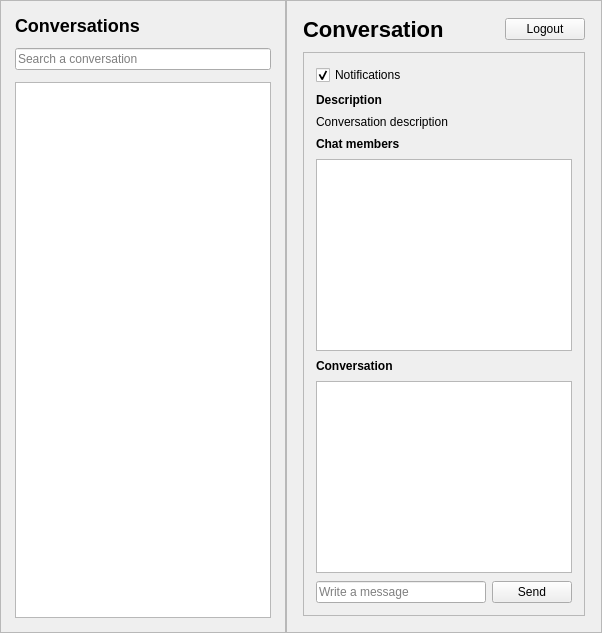
<?xml version="1.0" encoding="UTF-8"?>
<ui version="4.0">
 <class>HomePage</class>
 <widget class="QWidget" name="HomePage">
  <layout class="QHBoxLayout" name="hlRoot">
   <property name="spacing">
    <number>0</number>
   </property>
   <property name="leftMargin">
    <number>0</number>
   </property>
   <property name="topMargin">
    <number>0</number>
   </property>
   <property name="rightMargin">
    <number>0</number>
   </property>
   <property name="bottomMargin">
    <number>0</number>
   </property>
   <item>
    <widget class="QFrame" name="sidebarFrame">
     <property name="minimumWidth">
      <number>320</number>
     </property>
     <property name="maximumWidth">
      <number>380</number>
     </property>
     <property name="frameShape">
      <enum>QFrame::StyledPanel</enum>
     </property>
     <layout class="QVBoxLayout" name="vlSidebar">
      <property name="leftMargin">
       <number>14</number>
      </property>
      <property name="topMargin">
       <number>14</number>
      </property>
      <property name="rightMargin">
       <number>14</number>
      </property>
      <property name="bottomMargin">
       <number>14</number>
      </property>
      <property name="spacing">
       <number>12</number>
      </property>
      <item>
       <widget class="QLabel" name="lblSidebarTitle">
        <property name="text">
         <string>Conversations</string>
        </property>
        <property name="styleSheet">
         <string notr="true">QLabel{font-size:18px;font-weight:600;}</string>
        </property>
       </widget>
      </item>
      <item>
       <widget class="QLineEdit" name="editSearch">
        <property name="placeholderText">
         <string>Search a conversation</string>
        </property>
       </widget>
      </item>
      <item>
       <widget class="QListWidget" name="listConversations">
        <property name="alternatingRowColors">
         <bool>true</bool>
        </property>
        <property name="selectionMode">
         <enum>QAbstractItemView::SingleSelection</enum>
        </property>
       </widget>
      </item>
     </layout>
    </widget>
   </item>
   <item>
    <widget class="QFrame" name="contentFrame">
     <property name="frameShape">
      <enum>QFrame::StyledPanel</enum>
     </property>
     <layout class="QVBoxLayout" name="vlContent">
      <property name="leftMargin">
       <number>16</number>
      </property>
      <property name="topMargin">
       <number>16</number>
      </property>
      <property name="rightMargin">
       <number>16</number>
      </property>
      <property name="bottomMargin">
       <number>16</number>
      </property>
      <property name="spacing">
       <number>10</number>
      </property>
      <item>
       <widget class="QWidget" name="headerRow">
        <layout class="QHBoxLayout" name="hlHeader">
         <property name="leftMargin">
          <number>0</number>
         </property>
         <property name="topMargin">
          <number>0</number>
         </property>
         <property name="rightMargin">
          <number>0</number>
         </property>
         <property name="bottomMargin">
          <number>0</number>
         </property>
         <item>
          <widget class="QLabel" name="lblConversationTitle">
           <property name="text">
            <string>Conversation</string>
           </property>
           <property name="styleSheet">
            <string notr="true">QLabel{font-size:22px;font-weight:600;}</string>
           </property>
          </widget>
         </item>
         <item>
          <spacer name="spHeader">
           <property name="orientation">
            <enum>Qt::Horizontal</enum>
           </property>
           <property name="sizeHint" stdset="0">
            <size>
             <width>40</width>
             <height>20</height>
            </size>
           </property>
          </spacer>
         </item>
         <item>
          <widget class="QPushButton" name="btnLogout">
           <property name="text">
            <string>Logout</string>
           </property>
          </widget>
         </item>
        </layout>
       </widget>
      </item>
      <item>
       <widget class="QFrame" name="detailsFrame">
        <property name="frameShape">
         <enum>QFrame::StyledPanel</enum>
        </property>
        <layout class="QVBoxLayout" name="vlDetails">
         <property name="leftMargin">
          <number>12</number>
         </property>
         <property name="topMargin">
          <number>12</number>
         </property>
         <property name="rightMargin">
          <number>12</number>
         </property>
         <property name="bottomMargin">
          <number>12</number>
         </property>
         <property name="spacing">
          <number>8</number>
         </property>
         <item>
          <widget class="QCheckBox" name="chkNotifications">
           <property name="text">
            <string>Notifications</string>
           </property>
           <property name="checked">
            <bool>true</bool>
           </property>
          </widget>
         </item>
         <item>
          <widget class="QLabel" name="lblDescriptionTitle">
           <property name="text">
            <string>Description</string>
           </property>
           <property name="styleSheet">
            <string notr="true">QLabel{font-weight:600;}</string>
           </property>
          </widget>
         </item>
         <item>
          <widget class="QLabel" name="lblDescriptionValue">
           <property name="text">
            <string>Conversation description</string>
           </property>
           <property name="wordWrap">
            <bool>true</bool>
           </property>
          </widget>
         </item>
         <item>
          <widget class="QLabel" name="lblMembersTitle">
           <property name="text">
            <string>Chat members</string>
           </property>
           <property name="styleSheet">
            <string notr="true">QLabel{font-weight:600;}</string>
           </property>
          </widget>
         </item>
         <item>
          <widget class="QListWidget" name="listMembers">
           <property name="maximumHeight">
            <number>120</number>
           </property>
          </widget>
         </item>
         <item>
          <widget class="QLabel" name="lblMessagesTitle">
           <property name="text">
            <string>Conversation</string>
           </property>
           <property name="styleSheet">
            <string notr="true">QLabel{font-weight:600;}</string>
           </property>
          </widget>
         </item>
         <item>
          <widget class="QTextEdit" name="txtConversation">
           <property name="readOnly">
            <bool>true</bool>
           </property>
          </widget>
         </item>
         <item>
          <widget class="QWidget" name="composerRow">
           <layout class="QHBoxLayout" name="hlComposer">
            <property name="leftMargin">
             <number>0</number>
            </property>
            <property name="topMargin">
             <number>0</number>
            </property>
            <property name="rightMargin">
             <number>0</number>
            </property>
            <property name="bottomMargin">
             <number>0</number>
            </property>
            <item>
             <widget class="QLineEdit" name="editMessage">
              <property name="placeholderText">
               <string>Write a message</string>
              </property>
             </widget>
            </item>
            <item>
             <widget class="QPushButton" name="btnSend">
              <property name="text">
               <string>Send</string>
              </property>
              <property name="minimumWidth">
               <number>88</number>
              </property>
             </widget>
            </item>
           </layout>
          </widget>
         </item>
        </layout>
       </widget>
      </item>
     </layout>
    </widget>
   </item>
  </layout>
 </widget>
 <resources/>
 <connections/>
</ui>
